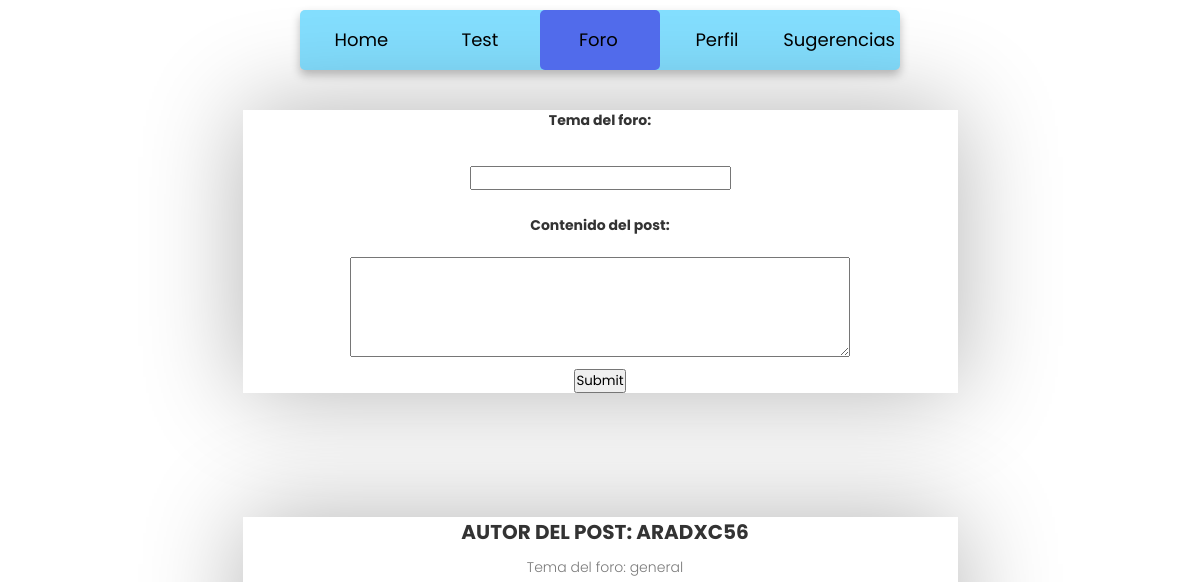
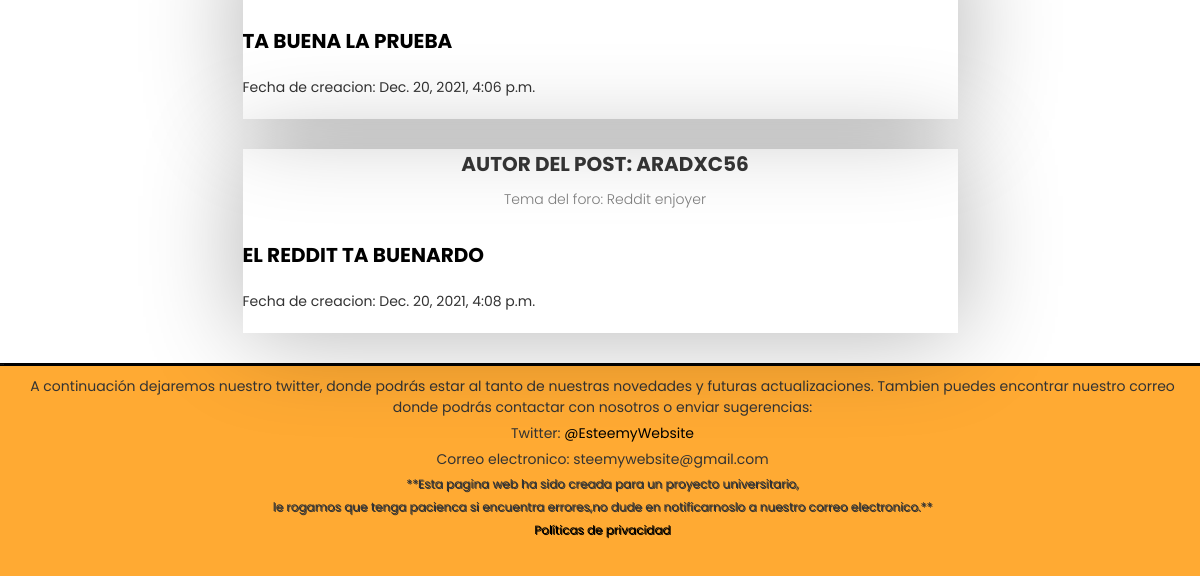
The app's page /foro/ (signed in), older data (2 pictures, top to bottom).
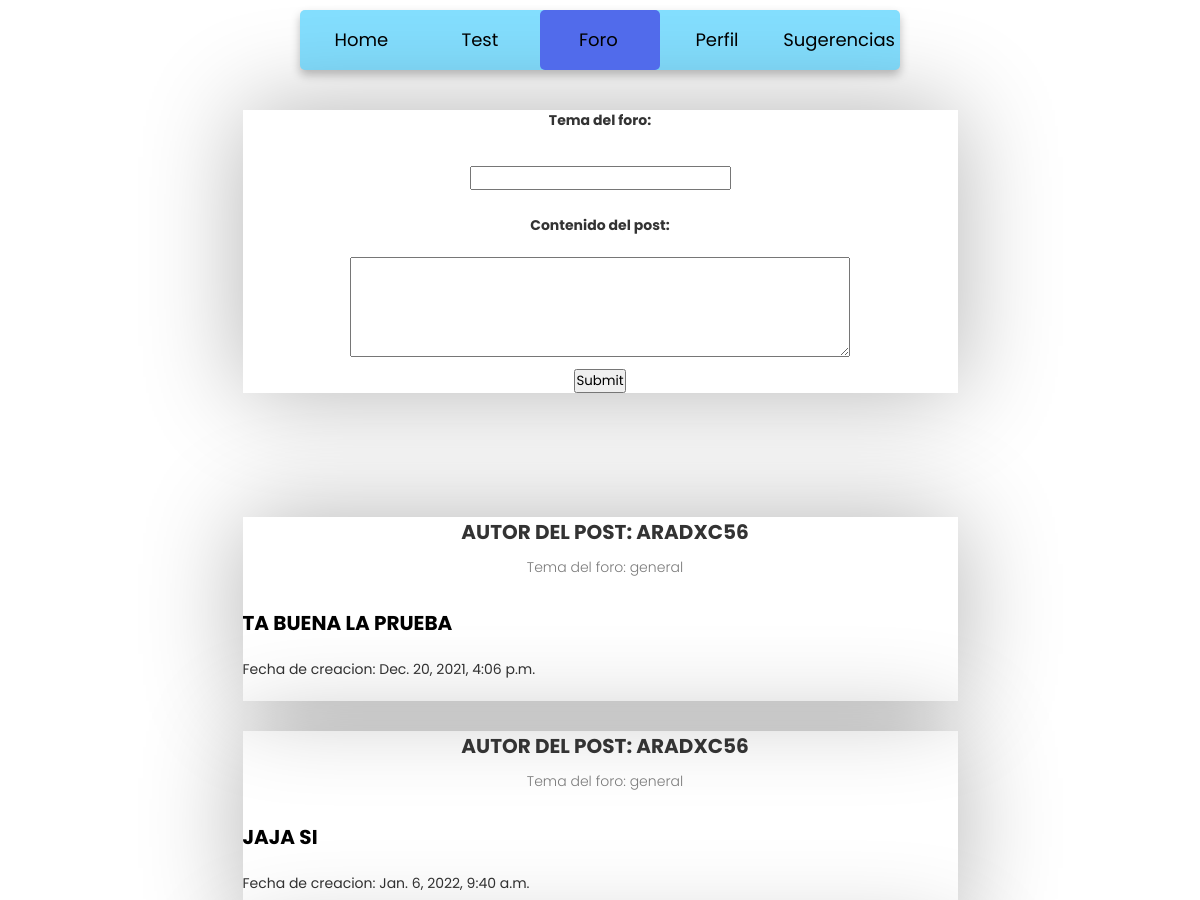
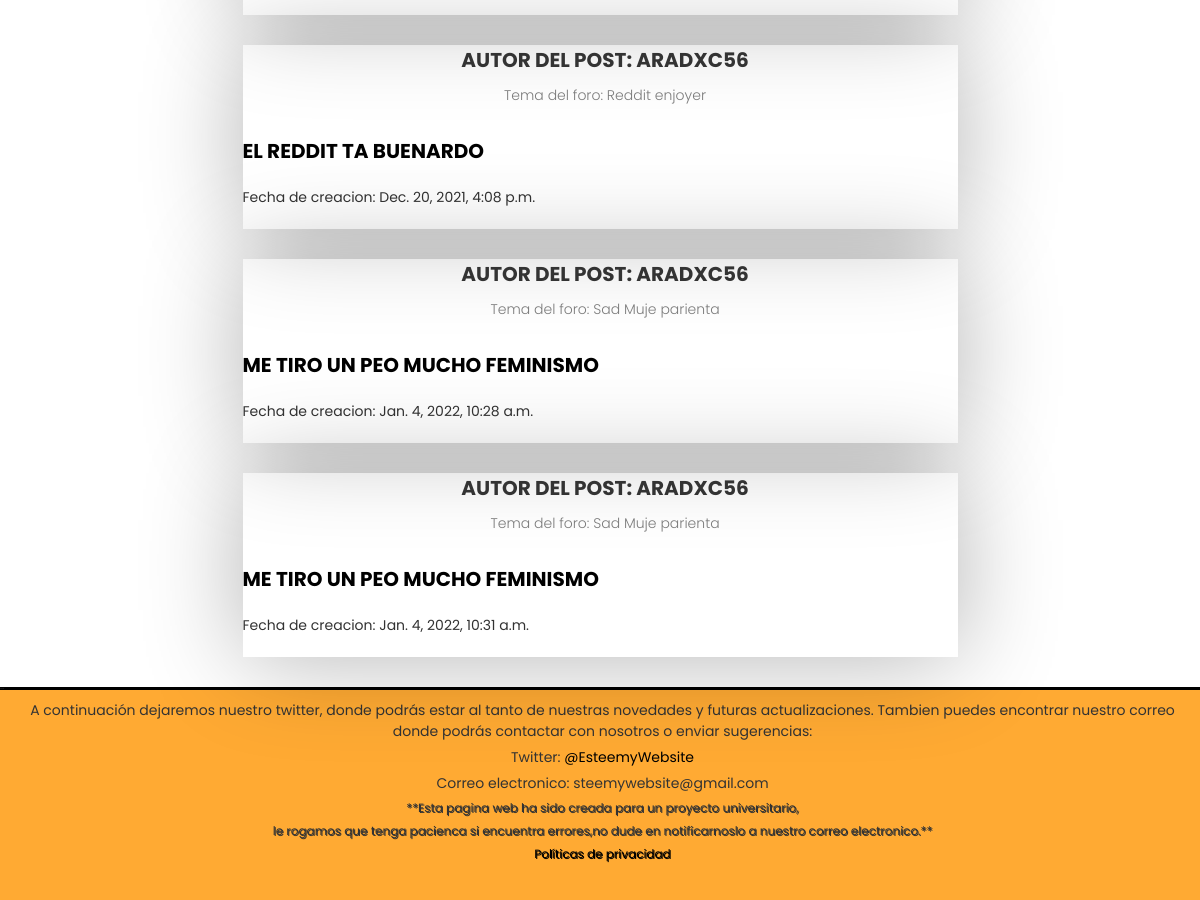
The same page, newer data (2 pictures, top to bottom).
### app/models.py (models this page shows)
class Post(models.Model):
    post_id = models.AutoField(primary_key=True)
    author  = models.ForeignKey(User, on_delete=models.CASCADE)
    content = models.CharField(max_length=1440) #280 * 4 (tamaño Twitter * 5)
    topic = models.CharField(max_length =30, default = 'general' )
    post_date = models.DateTimeField(default=timezone.now)
    def __lt__(self, Post ):#Overload del operador < para hacer el sort mediante list.sort()==> O( n* log n )
        return self.post_date < Post.post_date

### app/views.py (the view)
# urls.py: path('foro/', views.foro),
def foro(request):
    if request.user.is_authenticated:
        if request.method == 'POST':
            input = request.POST #guarda el contenido
            p = Post(author=request.user, content=input['content'], topic=input['topic'])
            p.save()#Se guardan los datos y se redirige al home donde se ven los post
            posts = sorted(Post.objects.all())#Catch de todas las querys de la DB
            topics = []
            for i in posts:
                if i.topic not in topics:
                    topics.append(i.topic)
            final_list = []
            for i in topics:
                for j in sorted(Post.objects.all().filter(topic=i)):
                    final_list.append(j)
            return render(request,'foro.html',{'db':final_list,'tema':topics})#le pasamos la base de datos en el context para que la muestre
        elif request.method == 'GET':
            posts = sorted(Post.objects.all())#Catch de todas las querys de la DB
            topics = []
            for i in posts:
                if i.topic not in topics:
                    topics.append(i.topic)
            final_list = []
            for i in topics:
                for j in sorted(Post.objects.all().filter(topic=i)):
                    final_list.append(j)
            return render(request,'foro.html',{'db':final_list,'tema':topics})
        return render (request, 'foro.html')
    else:
        redirect('http://127.0.0.1:8000/index/')

### app/templates/foro.html (shortened to what this page needs)
<!DOCTYPE html>{%load static%}
<html lang="en" dir="ltr">
  <head>
    <link rel="stylesheet" href="{% static 'style.css' %}">
    <link rel="stylesheet" href="{% static 'profile-card.css' %}">
     </head>
<header>
  <div class="container">
    <nav>
      <div class="slider"></div>
      <label class="home" for="home">
      <a href="http://127.0.0.1:8000/home">
      Home
      </a>
      </label>
      <label class="test" for="test">
      <a href="http://127.0.0.1:8000/poll/">
      Test
      </a>
      </label>
      <label class="foro" for="foro">
      <a href="http://127.0.0.1:8000/foro">
      Foro
      </a>
      </label>
      <label class="perfil" for="perfil">
      <a href="http://127.0.0.1:8000/perfil">
      Perfil
      </a>
      </label>
      <label class="sugerencias" for="sugerencias">
        <a href="http://127.0.0.1:8000/contenido_interes">
      Sugerencias
      </a>
      </label>
    </nav>
  </div>
</header>
<body>
  <center>
  <div class="card" style="height: 50%;">
    <form action="" method="post">{% csrf_token %}
      <h4>Tema del foro: </h4><br>
      <h1>
          <input type = "text" name="topic">
      </h1>
      <br>
      <h4>Contenido del post: </h4><br>
      <h1>
          <textarea type = "text" name="content" style="height: 100px; width: 500px;"></textarea>
      </h1>
    <input type="submit">
    </form>
  </div>
  </center>
  <br><br><br><br>
  {% for i in db %} {% comment "db tiene que pasarse con el context " %}{% endcomment %}
  <div class="card" style="height: 50%;">
    <div class="card-body">
      <h2 class="name">Autor del post: {{ i.author }} </h2>
      <div class="bio">Tema del foro: {{i.topic}}</div>
    </div>
    <br>
       <div class="name" style="size: 50%;"><A>{{i.content}}</A></div>
    <br>
      Fecha de creacion: {{i.post_date}}
    <br><br>
  </div>
  {% endfor %}
  <p class="separador">aaa</p>
  <div class="abajo">
   <p class="texto_abajo" style="text-align: center;"> A continuación dejaremos nuestro twitter, donde podrás estar al tanto de nuestras novedades y futuras actualizaciones. Tambien puedes encontrar nuestro correo donde podrás contactar con nosotros o enviar sugerencias:</p>
   <p class="texto_abajo" style="text-align: center;">Twitter:
     <a href="https://twitter.com/EsteemyWebsite">
      @EsteemyWebsite
       </a> </p>
   <p class="texto_abajo" style="text-align: center;">Correo electronico: steemywebsite@gmail.com</p>
   <p class="letra_pequeña texto_abajo">**Esta pagina web ha sido creada para un proyecto universitario,</p>
   <p class="letra_pequeña texto_abajo">le rogamos que tenga pacienca si encuentra errores,no dude en notificarnoslo a nuestro correo electronico.**</p>
   <p class="letra_pequeña texto_abajo"><a href="http://127.0.0.1:8000/politicas">Políticas de privacidad</a></p>
</div>
</body>
</html>

### static/style.css (style rules this page uses)
* { margin: 0; padding: 0; box-sizing: border-box; font-family: 'Poppins',sans-serif; }
.container { max-width: 700px; }
header { height: 10vh; width: 100%; display: flex; justify-content: center; align-items: center; background-color: #fff; }
body { background-color: #fff; }
nav { width: 600px; height: 60px; border-radius: 5px; display: flex; text-align: center; position: relative; background: #84DFFF; box-shadow: 0 5px 10px rgba(0, 0, 0, 0.25); }
a { color:black; text-decoration: none; }
nav label { width: 100%; height: 100%; line-height: 60px; font-size: 18px; font-weight: 400; border-radius: 5px; margin: 0 5px; color: black; position: relative; z-index: 1; cursor: pointer; transition: all 0.3s ease; }
nav .slider { position: absolute; height: 100%; width: 20%; background: #516BEB; left: 0; top: 0; border-radius: 5px; transition: all 0.4s cubic-bezier(0.68, -0.55, 0.265, 1.55); z-index: 1; }
#home:checked ~ nav label.home, #test:checked ~ nav label.test, #foro:checked ~ nav label.foro, #nosotros:checked ~ nav label.perfil { color: #fff; }
#foro:checked ~ nav .slider { left: 40%; }
.abajo { height: 210px; background-color:#FFAA33 ; padding-top: 10px; padding-left: 5px; padding-right: 5px; }
.letra_pequeña { text-align: center; font-size: 12px; text-shadow: 1px 1px; }
.separador { background-color: black; font-size: 2px; margin-bottom: 0px; }
.texto_abajo { margin-left: 5px; margin-top: 0px; margin-bottom: 5px; }

### static/profile-card.css (style rules this page uses)
body { padding:0; margin:0; font-size:14px; font-family: "Exo 2", sans-serif; color: #333; }
.card { position: relative; width: 715px; height: 450px; margin:30px auto; box-shadow: 0 0 100px rgba(0,0,0, .3); }
.card-body { text-align:center; padding-left: 10px; }
.name { font-size: 20px; font-weight: 700; text-transform: uppercase; margin: 0 auto; }
.bio { font-size: 14px; color: #7B7B7B; font-weight: 300; margin: 10px auto; line-height: 20px; }

Row changes from the older to the newer data that the page shows:
added Post: author "ARADXC56", topic "general", content "JAJA SI", post_date "Jan. 6, 2022, 9:40 a.m."
added Post: author "ARADXC56", topic "Sad Muje parienta", content "ME TIRO UN PEO MUCHO FEMINISMO", post_date "Jan. 4, 2022, 10:28 a.m."
added Post: author "ARADXC56", topic "Sad Muje parienta", content "ME TIRO UN PEO MUCHO FEMINISMO", post_date "Jan. 4, 2022, 10:31 a.m."
